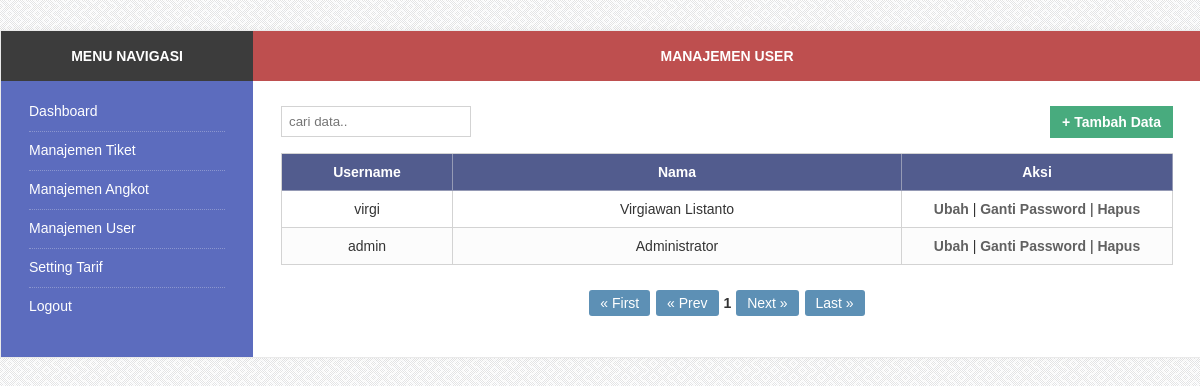
Screenshot of /admin.php?page=user (signed in) with the database file from the repository.
### tables this page shows
CREATE TABLE `tiket_user` (
`id` int(11) NOT NULL,
  `username` varchar(255) NOT NULL,
  `password` varchar(255) NOT NULL,
  `nama` varchar(255) NOT NULL
);

### module/user/lihat.php (the view, shortened to what this page needs)
<?php
include 'koneksi.php';
if(empty($_SESSION['session_tiket_user']) && empty($_SESSION['session_tiket_pass'])){
	echo "Anda Harus Login. Login <a href=\"index.php\">Di Sini</a>";
}
else{
	if(access!="yes"){
		echo "Denied.";
	}
	else {
?>
<div class="theme-content-title">Manajemen User</div>
<div class="theme-content-area">
	<div class="theme-content-menu">
		<div class="xleft">
			<form action="admin.php?page=user&action=cari_redirect" method="post">
				<input type="text" name="q" placeholder="cari data.." />
			</form>
		</div>
		<div class="xright">
			<a href="admin.php?page=user&action=tambah">+ Tambah Data</a>
		</div>
	</div>
	<table cellspacing="0" cellpadding="0" border="0" class="index">
		<tr>
			<th width="150">Username</th>
			<th>Nama</th>
			<th width="250">Aksi</th>
		</tr>
		<?php
			$p       = new Paging;
			$batas   = 10;
			$posisi  = $p->cariPosisi($batas);
			$query = mysqli_query($con, "SELECT * FROM tiket_user ORDER BY id DESC LIMIT $posisi,$batas");
			while($data=mysqli_fetch_array($query)){
		?>
		<tr>
			<td align="center"><?php echo $data['username']; ?></td>
			<td align="center"><?php echo $data['nama']; ?></td>
			<td align="center">
				<a href="admin.php?page=user&action=ubah&id=<?php echo $data['id']; ?>">Ubah</a> |
				<a href="admin.php?page=user&action=privacy&id=<?php echo $data['id']; ?>">Ganti Password</a> |
				<a href="admin.php?page=user&action=hapus&id=<?php echo $data['id']; ?>" onClick="return warning();">Hapus</a>
			</td>
		</tr>
		<?php } ?>
	</table>
	<?php
		$jmldata     = mysqli_num_rows(mysqli_query($con, "SELECT * FROM tiket_user"));
		$jmlhalaman  = $p->jumlahHalaman($jmldata, $batas);
		$linkHalaman = $p->navHalaman($_GET["hal"], $jmlhalaman);
		echo "<div id=\"result-pagging\">$linkHalaman</div>";
	?>
</div>
<?php
	}
}
?>

### css/style.css (style rules this page uses)
body { background: url('../img/bg.png'); font-family: arial; font-size: 14px; margin:0; padding:0; }
.xleft { float: left; }
.xright { float: right; }
from, table { margin:0; padding:0; border:0; }
table { width: 100%; }
select, input[type="text"], input[type="password"] { border: 1px solid #d3d3d3; width: 90%; padding: 7px; margin-bottom: 16px; }
a { color: #EC2727; font-weight:bold; text-decoration: none; }
.theme-content-area { padding: 25px 28px 31px; }
.theme-content-title { background: #BE4F4F; color: #fff; padding: 17px 28px; font-weight: bold; font-size: 14px; text-transform: uppercase; text-align: center; }
.xright a { background: #48AB7E; color: #fff; padding: 8px 12px; display: inline-block; }
.theme-content-menu { margin-bottom: 15px; }
.theme-content-area table { border: 1px solid #d3d3d3; border-right: 0px; border-bottom: 0px; }
.theme-content-area table tr th { background: #525C8E; color: #fff; padding: 10px; border: 1px solid #959AB5; border-left: 0; border-top: 0; }
.theme-content-area table.index tr:nth-of-type(odd) { background: #fcfcfc; }
.theme-content-area table tr td { border: 1px solid #d3d3d3; border-left: 0; border-top: 0; padding: 10px 15px; }
.theme-content-area table tr td a { color: #616161; }
.theme-content-area select, .theme-content-area input[type="text"] { margin-bottom: 0px; }
#result-pagging { margin-top: 25px; margin-bottom: 10px; text-align: center; }
a { transition: all ease .3s; }

### rows the page displays
tiket_user: username "virgi", nama "Virgiawan Listanto"
tiket_user: username "admin", nama "Administrator"

### other values shown
$halaman_aktif "1"
